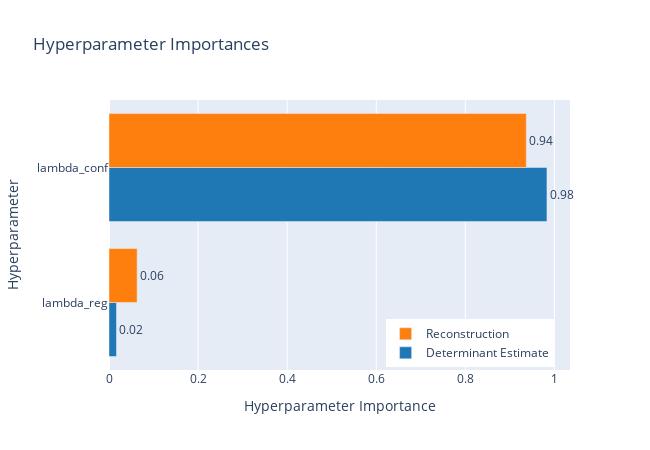

This figure's notebook cell:
### Code cell
fig = vis.plot_param_importances(study, evaluator=optuna.importance.MeanDecreaseImpurityImportanceEvaluator())  # plotly.graph_objs.Figure
labels = ["Determinant Estimate", "Reconstruction"]
colors = ['#1f77b4', '#ff7f0e']
for i, trace in enumerate(fig.data):
    trace.marker.color = colors[i % len(colors)]
    trace.name = labels[i]  # set legend label

# set pixel dimensions and legend
fig.update_layout(width=650, height=450, legend=dict(y=0.01, x=0.6, traceorder='reversed'))
fig.show()

### Figure 1 — Plotly figure (JSON) as saved in the notebook; plotly's stock layout.template omitted (floating-point values rounded to 4 significant figures)
{"data": [{"cliponaxis": false, "hovertemplate": ["lambda_reg (FloatDistribution): 0.016779145453386542<extra></extra>", "lambda_conf (FloatDistribution): 0.9832208545466136<extra></extra>"], "marker": {"color": "#1f77b4"}, "name": "Determinant Estimate", "orientation": "h", "text": ["0.02", "0.98"], "textposition": "outside", "type": "bar", "x": [0.01678, 0.9832], "y": ["lambda_reg", "lambda_conf"]}, {"cliponaxis": false, "hovertemplate": ["lambda_reg (FloatDistribution): 0.06316576980566364<extra></extra>", "lambda_conf (FloatDistribution): 0.9368342301943363<extra></extra>"], "marker": {"color": "#ff7f0e"}, "name": "Reconstruction", "orientation": "h", "text": ["0.06", "0.94"], "textposition": "outside", "type": "bar", "x": [0.06317, 0.9368], "y": ["lambda_reg", "lambda_conf"]}], "layout": {"height": 450, "legend": {"traceorder": "reversed", "x": 0.6, "y": 0.01}, "title": {"text": "Hyperparameter Importances"}, "width": 650, "xaxis": {"title": {"text": "Hyperparameter Importance"}}, "yaxis": {"title": {"text": "Hyperparameter"}}}}
